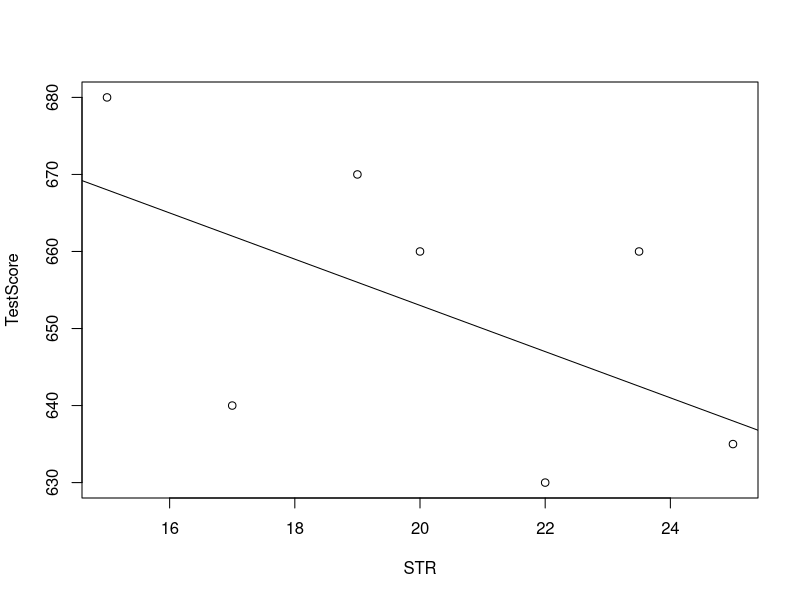
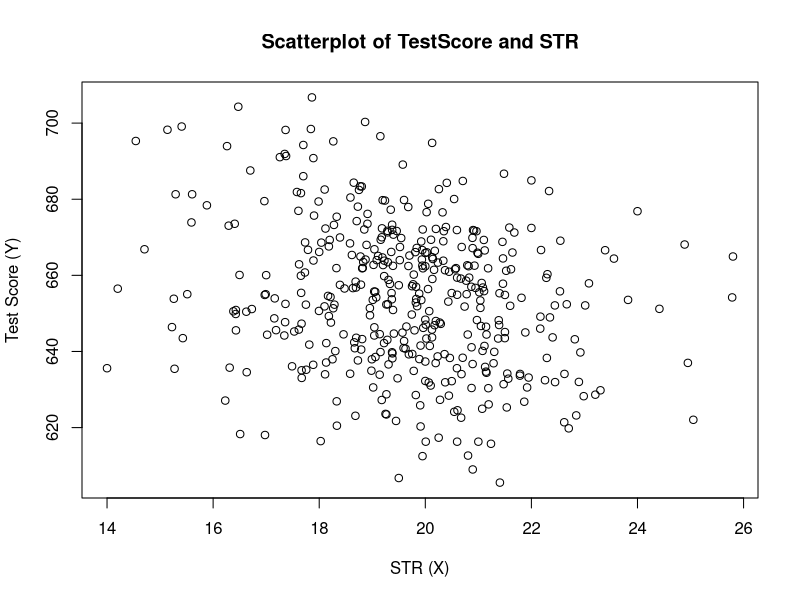
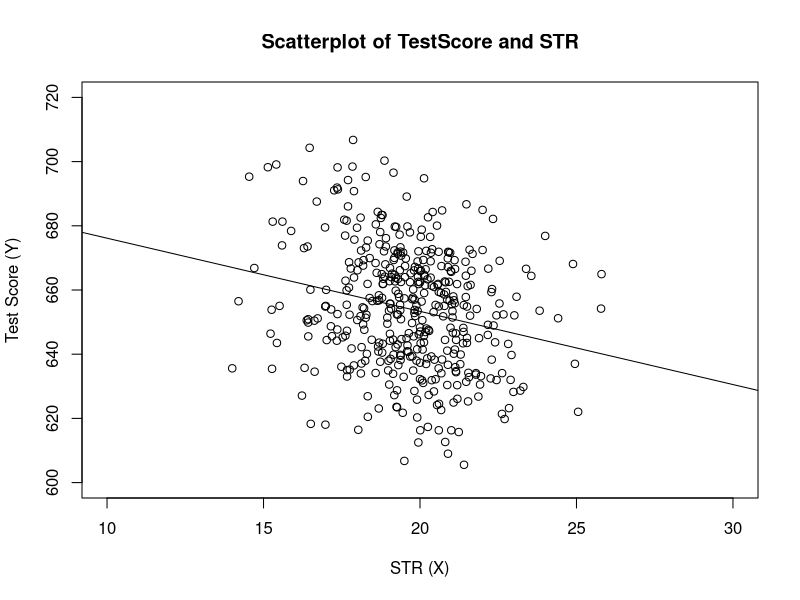
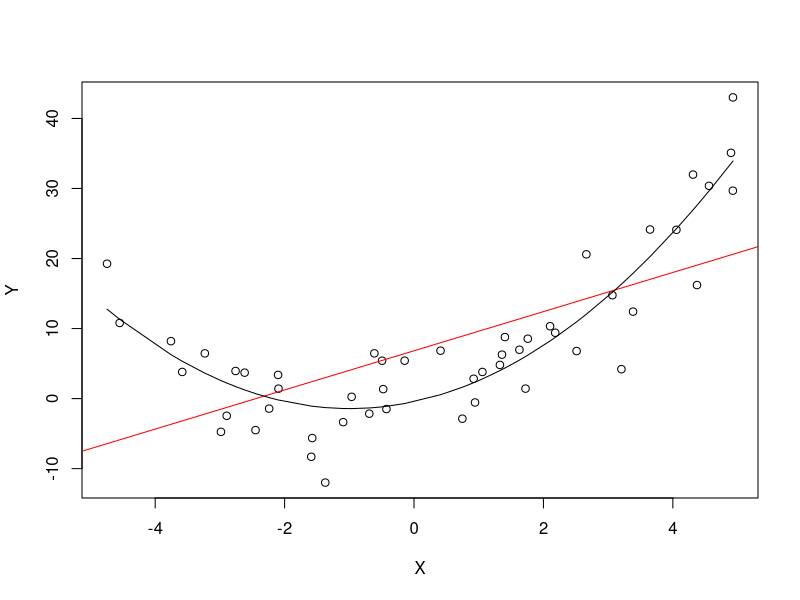
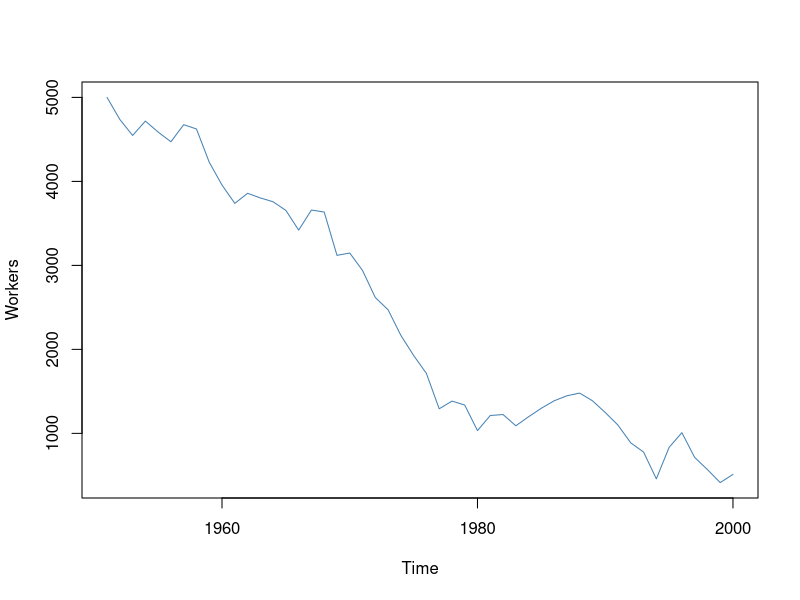
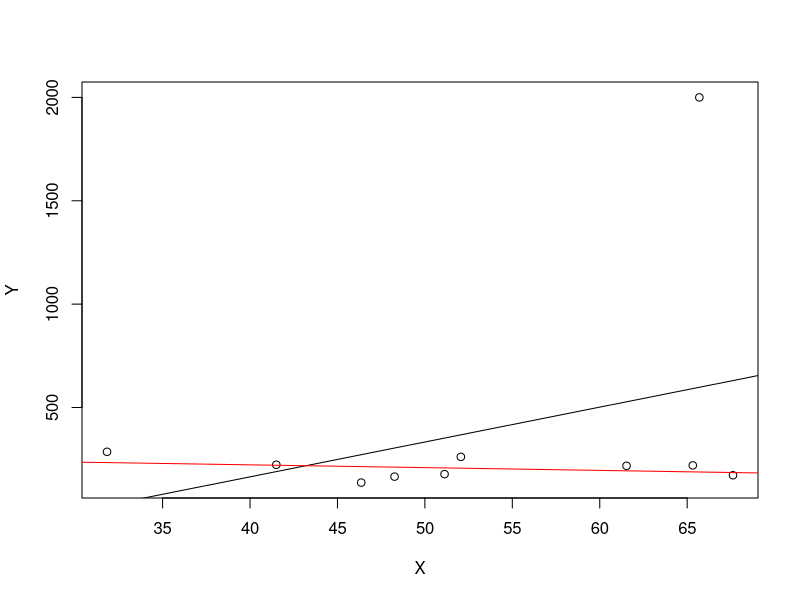
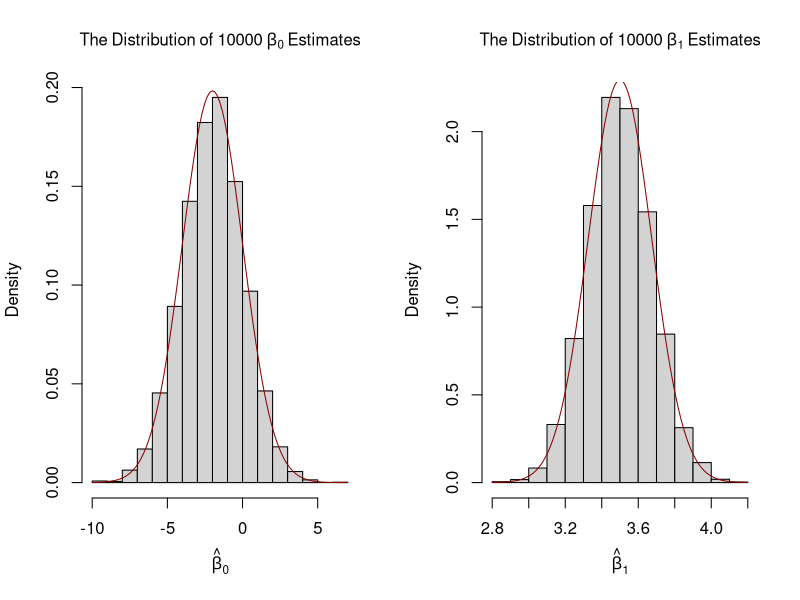
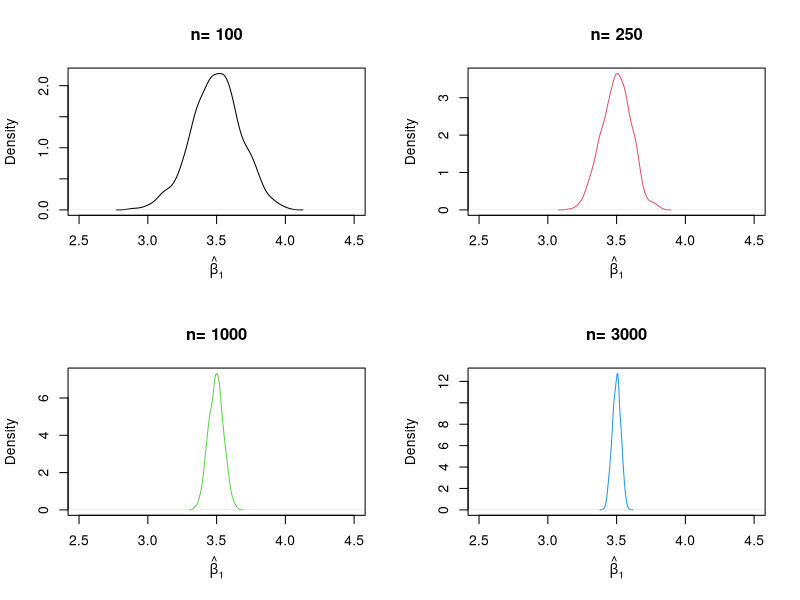

Write the R code that produced these figures, in order. (Note: this script raises an error after producing the figures.)
## ---- chunk 1
library(knitr)
library(kableExtra)

frame <- data.frame(
  TestScore = c(680, 640, 670, 660, 630, 660, 635),
  STR = c(15, 17, 19, 20, 22, 23.5, 25)
         )
rownames(frame) <- 1:7

t(frame) %>% kable("latex", booktabs = T) %>%
kable_styling(latex_options = "striped")
## ---- chunk 2
library(knitr)
library(kableExtra)

frame <- data.frame(
  TestScore = c(680, 640, 670, 660, 630, 660, 635),
  STR = c(15, 17, 19, 20, 22, 23.5, 25)
         )
rownames(frame) <- 1:7

kable(t(frame), "latex", booktabs = T) %>% kable_styling(position = "center")
## ---- chunk 3
# Create sample data
STR <- c(15, 17, 19, 20, 22, 23.5, 25)
TestScore <- c(680, 640, 670, 660, 630, 660, 635) 

# Print out sample data
STR
TestScore
## ---- chunk 4
# create a scatterplot of the data
plot(TestScore ~ STR)

# add the systematic relationship to the plot
abline(a = 713, b = -3)
## ---- chunk 5
cat('
<div class = "keyconcept"> 
<h3 class = "right"> Key Concept 4.1 </h3>          
<h3 class = "left"> Terminology for the Linear Regression Model with a Single Regressor </h3>

<p> The linear regression model is 

$$Y_i = \\beta_0 + \\beta_1 X_1 + u_i$$

where

- the index $i$ runs over the observations, $i=1,\\dots,n$
- $Y_i$ is the *dependent variable*, the *regressand*, or simply the *left-hand variable*
- $X_i$ is the *independent variable*, the *regressor*, or simply the *right-hand variable*
- $Y = \\beta_0 + \\beta_1 X$ is the *population regression line* also called the *population regression function*
- $\\beta_0$ is the *intercept* of the population regression line
- $\\beta_1$ is the *slope* of the population regression line
- $u_i$ is the *error term*.
</p>
</div>
')
## ---- chunk 6
cat('\\begin{keyconcepts}[Terminology for the Linear Regression Model with a Single Regressor]{4.1}
The linear regression model is $$Y_i = \\beta_0 + \\beta_1 X_1 + u_i$$
where
\\begin{itemize}
\\item the index $i$ runs over the observations, $i=1,\\dots,n$
\\item $Y_i$ is the \\textit{dependent variable}, the \\textit{regressand}, or simply the \\textit{left-hand variable}
\\item $X_i$ is the \\textit{independent variable}, the \\textit{regressor}, or simply the \\textit{right-hand variable}
\\item $Y = \\beta_0 + \\beta_1 X$ is the \\textit{population regression line} also called the \\textit{population regression function}
\\item $\\beta_0$ is the \\textit{intercept} of the population regression line
\\item $\\beta_1$ is the \\textit{slope} of the population regression line
\\item $u_i$ is the \\textit{error term}.
\\end{itemize}
\\end{keyconcepts}
')
## ---- chunk 7
# load the AER package 
library(AER)   

# load the the data set in the workspace
data(CASchools) 
## ---- chunk 8
class(CASchools)
## ---- chunk 9
head(CASchools)
## ---- chunk 10
# compute STR and append it to CASchools
CASchools$STR <- CASchools$students/CASchools$teachers 

# compute TestScore and append it to CASchools
CASchools$score <- (CASchools$read + CASchools$math)/2     
## ---- chunk 11
# compute sample averages of STR and score
avg_STR <- mean(CASchools$STR) 
avg_score <- mean(CASchools$score)

# compute sample standard deviations of STR and score
sd_STR <- sd(CASchools$STR) 
sd_score <- sd(CASchools$score)

# set up a vector of percentiles and compute the quantiles 
quantiles <- c(0.10, 0.25, 0.4, 0.5, 0.6, 0.75, 0.9)
quant_STR <- quantile(CASchools$STR, quantiles)
quant_score <- quantile(CASchools$score, quantiles)

# gather everything in a data.frame 
DistributionSummary <- data.frame(Average = c(avg_STR, avg_score), 
                                  StandardDeviation = c(sd_STR, sd_score), 
                                  quantile = rbind(quant_STR, quant_score))

# print the summary to the console
DistributionSummary
## ---- chunk 12
plot(score ~ STR, 
     data = CASchools,
     main = "Scatterplot of TestScore and STR", 
     xlab = "STR (X)",
     ylab = "Test Score (Y)")
## ---- chunk 13
cor(CASchools$STR, CASchools$score)
## ---- chunk 14
cat('
<div class = "keyconcept"> 
<h3 class = "right"> Key Concept 4.2 </h3>          
<h3 class = "left"> The OLS Estimator, Predicted Values, and Residuals </h3>
<p> The OLS estimators of the slope $\\beta_1$ and the intercept $\\beta_0$ in the simple linear regression model are
\\begin{align}
  \\hat\\beta_1 & = \\frac{ \\sum_{i = 1}^n (X_i - \\overline{X})(Y_i - \\overline{Y}) } { \\sum_{i=1}^n (X_i - \\overline{X})^2},  \\\\
  \\\\
  \\hat\\beta_0 & =  \\overline{Y} - \\hat\\beta_1 \\overline{X}. 
\\end{align}
The OLS predicted values $\\widehat{Y}_i$ and residuals $\\hat{u}_i$ are
\\begin{align}
  \\widehat{Y}_i & =  \\hat\\beta_0 + \\hat\\beta_1 X_i,\\\\
  \\\\
  \\hat{u}_i & =  Y_i - \\widehat{Y}_i. 
\\end{align}

The estimated intercept $\\hat{\\beta}_0$, the slope parameter $\\hat{\\beta}_1$ and the residuals $\\left(\\hat{u}_i\\right)$ are computed from a sample of $n$ observations of $X_i$ and $Y_i$, $i$, $...$,  $n$. These are *estimates* of the unknown population intercept $\\left(\\beta_0 \\right)$, slope $\\left(\\beta_1\\right)$, and error term $(u_i)$.
</p>
</div>
')
## ---- chunk 15
cat('\\begin{keyconcepts}[The OLS Estimator, Predicted Values, and Residuals]{4.2}
The OLS estimators of the slope $\\beta_1$ and the intercept $\\beta_0$ in the simple linear regression model are
\\begin{align*}
  \\hat\\beta_1 & = \\frac{ \\sum_{i = 1}^n (X_i - \\overline{X})(Y_i - \\overline{Y}) } { \\sum_{i=1}^n (X_i - \\overline{X})^2},  \\\\
\\hat\\beta_0 & =  \\overline{Y} - \\hat\\beta_1 \\overline{X}. 
\\intertext{The OLS predicted values $\\widehat{Y}_i$ and residuals $\\hat{u}_i$ are}
  \\widehat{Y}_i & =  \\hat\\beta_0 + \\hat\\beta_1 X_i,\\\\
  \\hat{u}_i & =  Y_i - \\widehat{Y}_i. 
\\end{align*}

The estimated intercept $\\hat{\\beta}_0$, the slope parameter $\\hat{\\beta}_1$ and the residuals $\\left(\\hat{u}_i\\right)$ are computed from a sample of $n$ observations of $X_i$ and $Y_i$, $i$, $...$,  $n$. These are \\textit{estimates} of the unknown true population intercept $\\left(\\beta_0 \\right)$, slope $\\left(\\beta_1\\right)$, and error term $(u_i)$.
\\end{keyconcepts}
')
## ---- chunk 16
rm(STR)
attach(CASchools) # allows to use the variables contained in CASchools directly

# compute beta_1_hat
beta_1 <- sum((STR - mean(STR)) * (score - mean(score))) / sum((STR - mean(STR))^2)

# compute beta_0_hat
beta_0 <- mean(score) - beta_1 * mean(STR)

# print the results to the console
beta_1
beta_0
## ---- chunk 17
# estimate the model and assign the result to linear_model
linear_model <- lm(score ~ STR, data = CASchools)

# print the standard output of the estimated lm object to the console 
linear_model
## ---- chunk 18
# plot the data
plot(score ~ STR, 
     data = CASchools,
     main = "Scatterplot of TestScore and STR", 
     xlab = "STR (X)",
     ylab = "Test Score (Y)",
     xlim = c(10, 30),
     ylim = c(600, 720))

# add the regression line
abline(linear_model) 
## ---- chunk 19
mod_summary <- summary(linear_model)
mod_summary
## ---- chunk 20
# compute R^2 manually
SSR <- sum(mod_summary$residuals^2)
TSS <- sum((score - mean(score))^2)
R2 <- 1 - SSR/TSS

# print the value to the console
R2

# compute SER manually
n <- nrow(CASchools)
SER <- sqrt(SSR / (n-2))

# print the value to the console
SER
## ---- chunk 21
cat('
<div class = "keyconcept"> 
<h3 class = "right"> Key Concept 4.3 </h3>          
<h3 class = "left"> The Least Squares Assumptions </h3>
<p> 
$$Y_i = \\beta_0 + \\beta_1 X_i + u_i \\text{, } i = 1,\\dots,n$$
where

1. The error term $u_i$ has conditional mean zero given $X_i$: $E(u_i|X_i) = 0$.
2. $(X_i,Y_i), i = 1,\\dots,n$ are independent and identically distributed (i.i.d.) draws from their joint distribution.
3. Large outliers are unlikely: $X_i$ and $Y_i$ have nonzero finite fourth moments.
</p>
</div>
')
## ---- chunk 22
cat('\\begin{keyconcepts}[The Least Squares Assumptions]{4.3}
$$Y_i = \\beta_0 + \\beta_1 X_i + u_i \\text{, } i = 1,\\dots,n$$
where

\\begin{enumerate}
\\item The error term $u_i$ has conditional mean zero given $X_i$: $E(u_i|X_i) = 0$.
\\item $(X_i,Y_i), i = 1,\\dots,n$ are independent and identically distributed (i.i.d.) draws from their joint distribution.
\\item Large outliers are unlikely: $X_i$ and $Y_i$ have nonzero finite fourth moments.
\\end{enumerate}
\\end{keyconcepts}
')
## ---- chunk 23
# set a seed to make the results reproducible
set.seed(321)

# simulate the data 
X <- runif(50, min = -5, max = 5)
u <- rnorm(50, sd = 5)  

# the true relation  
Y <- X^2 + 2 * X + u                

# estimate a simple regression model 
mod_simple <- lm(Y ~ X)

# predict using a quadratic model 
prediction <- predict(lm(Y ~ X + I(X^2)), data.frame(X = sort(X)))

# plot the results
plot(Y ~ X)
abline(mod_simple, col = "red")
lines(sort(X), prediction)
## ---- chunk 24
# set seed
set.seed(123)

# generate a date vector
Date <- seq(as.Date("1951/1/1"), as.Date("2000/1/1"), "years")

# initialize the employment vector
X <- c(5000, rep(NA, length(Date)-1))

# generate time series observations with random influences
for (i in 2:length(Date)) {
  
    X[i] <- -50 + 0.98 * X[i-1] + rnorm(n = 1, sd = 200)
    
}

#plot the results
plot(x = Date, 
     y = X, 
     type = "l", 
     col = "steelblue", 
     ylab = "Workers", 
     xlab = "Time")
## ---- chunk 25
# set seed
set.seed(123)

# generate the data
X <- sort(runif(10, min = 30, max = 70))
Y <- rnorm(10 , mean = 200, sd = 50)
Y[9] <- 2000

# fit model with outlier
fit <- lm(Y ~ X)

# fit model without outlier
fitWithoutOutlier <- lm(Y[-9] ~ X[-9])

# plot the results
plot(Y ~ X)
abline(fit)
abline(fitWithoutOutlier, col = "red")
## ---- chunk 26
cat('
<div class = "keyconcept"> 
<h3 class = "right"> Key Concept 4.4 </h3>          
<h3 class = "left"> Large Sample Distribution of $\\hat\\beta_0$ and $\\hat\\beta_1$ </h3>

<p> If the least squares assumptions in Key Concept 4.3 hold, then in large samples $\\hat\\beta_0$ and $\\hat\\beta_1$ have a joint normal sampling distribution. The large sample normal distribution of $\\hat\\beta_1$ is $\\mathcal{N}(\\beta_1, \\sigma^2_{\\hat\\beta_1})$, where the variance of the distribution, $\\sigma^2_{\\hat\\beta_1}$, is 

\\begin{align}
\\sigma^2_{\\hat\\beta_1} = \\frac{1}{n} \\frac{Var \\left[ \\left(X_i - \\mu_X \\right) u_i  \\right]}  {\\left[  Var \\left(X_i \\right)  \\right]^2}. (\\#eq:olsvar1)
\\end{align}

The large sample normal distribution of $\\hat\\beta_0$ is $\\mathcal{N}(\\beta_0, \\sigma^2_{\\hat\\beta_0})$ with

\\begin{align}
\\sigma^2_{\\hat\\beta_0} =  \\frac{1}{n} \\frac{Var \\left( H_i u_i \\right)}{ \\left[  E \\left(H_i^2  \\right)  \\right]^2 } \\ , \\ \\text{where} \\ \\ H_i = 1 - \\left[ \\frac{\\mu_X} {E \\left( X_i^2\\right)} \\right] X_i. (\\#eq:olsvar2)
\\end{align}

The interactive simulation below continuously generates random samples $(X_i,Y_i)$ of $200$ observations where $E(Y\\vert X) = 100 + 3X$, estimates a simple regression model, stores the estimate of the slope $\\beta_1$ and visualizes the distribution of the $\\widehat{\\beta}_1$s observed so far using a histogram. The idea here is that for a large number of $\\widehat{\\beta}_1$s, the histogram gives a good approximation of the sampling distribution of the estimator. By decreasing the time between two sampling iterations, it becomes clear that the shape of the histogram approaches the characteristic bell shape of a normal distribution centered at the true slope of $3$.

<iframe height="470" width="700" frameborder="0" scrolling="no" src="SmallSampleDIstReg.html"></iframe>

</p>
</div>
')
## ---- chunk 27
cat('\\begin{keyconcepts}[Large Sample Distribution of $\\hat\\beta_0$ and $\\hat\\beta_1$]{4.4}
If the least squares assumptions in Key Concept 4.3 hold, then in large samples $\\hat\\beta_0$ and $\\hat\\beta_1$ have a joint normal sampling distribution. The large sample normal distribution of $\\hat\\beta_1$ is $\\mathcal{N}(\\beta_1, \\sigma^2_{\\hat\\beta_1})$, where the variance of the distribution, $\\sigma^2_{\\hat\\beta_1}$, is 

\\begin{equation}
\\sigma^2_{\\hat\\beta_1} = \\frac{1}{n} \\frac{Var \\left[ \\left(X_i - \\mu_X \\right) u_i  \\right]}  {\\left[  Var \\left(X_i \\right)  \\right]^2}.
\\end{equation}

The large sample normal distribution of $\\hat\\beta_0$ is $\\mathcal{N}(\\beta_0, \\sigma^2_{\\hat\\beta_0})$ with

\\begin{equation}
\\sigma^2_{\\hat\\beta_0} =  \\frac{1}{n} \\frac{Var \\left( H_i u_i \\right)}{ \\left[  E \\left(H_i^2  \\right)  \\right]^2 } \\ , \\ \\text{where} \\ \\ H_i = 1 - \\left[ \\frac{\\mu_X} {E \\left( X_i^2\\right)} \\right] X_i.
\\end{equation}

The interactive simulation below continuously generates random samples $(X_i,Y_i)$ of $200$ observations where $E(Y\\vert X) = 100 + 3X$, estimates a simple regression model, stores the estimate of the slope $\\beta_1$ and visualizes the distribution of the $\\widehat{\\beta}_1$s observed so far using a histogram. The idea here is that for a large number of $\\widehat{\\beta}_1$s, the histogram gives a good approximation of the sampling distribution of the estimator. By decreasing the time between two sampling iterations, it becomes clear that the shape of the histogram approaches the characteristic bell shape of a normal distribution centered at the true slope of $3$.\\vspace{0.5cm}

\\begin{center}\\textit{This interactive part of URFITE is only available in the HTML version.}\\end{center}

\\end{keyconcepts}
')
## ---- chunk 28
# simulate data
N <- 100000
X <- runif(N, min = 0, max = 20)
u <- rnorm(N, sd = 10)

# population regression
Y <- -2 + 3.5 * X + u
population <- data.frame(X, Y)
## ---- chunk 29
# set sample size
n <- 100

# compute the variance of beta_hat_0
H_i <- 1 - mean(X) / mean(X^2) * X
var_b0 <- var(H_i * u) / (n * mean(H_i^2)^2 )

# compute the variance of hat_beta_1
var_b1 <- var( ( X - mean(X) ) * u ) / (100 * var(X)^2)
## ---- chunk 30
# print variances to the console
var_b0
var_b1
## ---- chunk 31
# set repetitions and sample size
n <- 100
reps <- 10000

# initialize the matrix of outcomes
fit <- matrix(ncol = 2, nrow = reps)

# loop sampling and estimation of the coefficients
for (i in 1:reps){
  
 sample <- population[sample(1:N, n), ]
 fit[i, ] <- lm(Y ~ X, data = sample)$coefficients
 
}

# compute variance estimates using outcomes
var(fit[, 1])
var(fit[, 2])
## ---- chunk 32
# divide plotting area as 1-by-2 array
par(mfrow = c(1, 2))

# plot histograms of beta_0 estimates
hist(fit[, 1],
     cex.main = 1,
     main = bquote(The ~ Distribution  ~ of ~ 10000 ~ beta[0] ~ Estimates), 
     xlab = bquote(hat(beta)[0]), 
     freq = F)

# add true distribution to plot
curve(dnorm(x, 
            -2, 
            sqrt(var_b0)), 
      add = T, 
      col = "darkred")

# plot histograms of beta_hat_1 
hist(fit[, 2],
    cex.main = 1,
     main = bquote(The ~ Distribution  ~ of ~ 10000 ~ beta[1] ~ Estimates), 
     xlab = bquote(hat(beta)[1]), 
     freq = F)

# add true distribution to plot
curve(dnorm(x, 
            3.5, 
            sqrt(var_b1)), 
      add = T, 
      col = "darkred")
## ---- chunk 33
# set seed for reproducibility
set.seed(1)

# set repetitions and the vector of sample sizes
reps <- 1000
n <- c(100, 250, 1000, 3000)

# initialize the matrix of outcomes
fit <- matrix(ncol = 2, nrow = reps)

# divide the plot panel in a 2-by-2 array
par(mfrow = c(2, 2))

# loop sampling and plotting

# outer loop over n
for (j in 1:length(n)) {
  
  # inner loop: sampling and estimating of the coefficients
  for (i in 1:reps){
    
    sample <- population[sample(1:N, n[j]), ]
    fit[i, ] <- lm(Y ~ X, data = sample)$coefficients
    
  }
  
  # draw density estimates
  plot(density(fit[ ,2]), xlim=c(2.5, 4.5), 
       col = j, 
       main = paste("n=", n[j]), 
       xlab = bquote(hat(beta)[1]))
  
}
## ---- chunk 34
# load the MASS package
library(MASS)

# set seed for reproducibility
set.seed(4)

# simulate bivarite normal data
bvndata <- mvrnorm(100, 
                mu = c(5, 5), 
                Sigma = cbind(c(5, 4), c(4, 5))) 

# assign column names / convert to data.frame
colnames(bvndata) <- c("X", "Y")
bvndata <- as.data.frame(bvndata)

# subset the data
set1 <- subset(bvndata, abs(mean(X) - X) > 1)
set2 <- subset(bvndata, abs(mean(X) - X) <= 1)

# plot both data sets
plot(set1, 
     xlab = "X", 
     ylab = "Y", 
     pch = 19)

points(set2, 
       col = "steelblue", 
       pch = 19)
## ---- chunk 35
# estimate both regression lines
lm.set1 <- lm(Y ~ X, data = set1)
lm.set2 <- lm(Y ~ X, data = set2)

# plot observations
plot(set1, xlab = "X", ylab = "Y", pch = 19)
points(set2, col = "steelblue", pch = 19)

# add both lines to the plot
abline(lm.set1, col = "green")
abline(lm.set2, col = "red")
## ---- chunk 36
if (my_output=="html") {
  cat('
<div  class = "DCexercise">

#### 1. Class Sizes and Test Scores {-}

A researcher wants to analyze the relationship between class size (measured by the student-teacher ratio) and the average test score. Therefore he measures both variables in $10$ different classes and ends up with the following results.

<!--html_preserve-->

  <table>
      <tr>
        <td><b>Class Size</b></td>
        <td>23</td>
        <td>19</td>
        <td>30</td>
        <td>22</td>
        <td>23</td>
        <td>29</td>
        <td>35</td>
        <td>36</td>
        <td>33</td>
        <td>25</td>
      </tr>
      <tr>
        <td><b>Test Score</b></td>
        <td>430</td>
        <td>430</td>
        <td>333</td>
        <td>410</td>
        <td>390</td>
        <td>377</td>
        <td>325</td>
        <td>310</td>
        <td>328</td>
        <td>375</td>
      </tr>
    </table>

<!--/html_preserve-->

**Instructions:**

+ Create the vectors <tt>cs</tt> (the class size) and <tt>ts</tt> (the test score), containing the observations above.  

+ Draw a scatterplot of the results using <tt>plot()</tt>.

<iframe src="DCL/ex4_1.html" frameborder="0" scrolling="no" style="width:100%;height:340px"></iframe>


</div>')
} else {
  cat('\\begin{center}\\textit{This interactive part of URFITE is only available in the HTML version.}\\end{center}')
}
## ---- chunk 37
if (my_output=='html') {
  cat('
<div  class = "DCexercise">

#### 2. Mean, Variance, Covariance and Correlation {-}

The vectors <tt>cs</tt> and <tt>ts</tt> are available in the working environment (you can check this: type their names into the console and press enter).

**Instructions:**

+ Compute the mean, the sample variance and the sample standard deviation of <tt>ts</tt>. 

+ Compute the covariance and the correlation coefficient for <tt>ts</tt> and <tt>cs</tt>.

<iframe src="DCL/ex4_2.html" frameborder="0" scrolling="no" style="width:100%;height:340px"></iframe>

**Hint:** Use the <tt>R</tt> functions presented in this chapter: <tt>mean()</tt>, <tt>sd()</tt>, <tt>cov()</tt>, <tt>cor()</tt> and <tt>var()</tt>.

</div>')}
## ---- chunk 38
if (my_output=="html") {
  cat('
<div  class = "DCexercise">

#### 3. Simple Linear Regression {-}

The vectors <tt>cs</tt> and <tt>ts</tt> are available in the working environment. 

**Instructions:**

+ The function <tt>lm()</tt> is part of the package <tt>AER</tt>. Attach the package using <tt>library()</tt>.

+ Use <tt>lm()</tt> to estimate the regression model $$TestScore_i = \\beta_0 + \\beta_1 STR_i + u_i.$$ Assign the result to <tt>mod</tt>.

+ Obtain a statistical summary of the model.

<iframe src="DCL/ex4_3.html" frameborder="0" scrolling="no" style="width:100%;height:340px"></iframe>

</div>')}
## ---- chunk 39
if (my_output=="html") {
  cat('
<div  class = "DCexercise">

#### 4. The Model Object {-}

Let us see how an object of class <tt>lm</tt> is structured. 

The vectors <tt>cs</tt> and <tt>ts</tt> as well as the model object <tt>mod</tt> from the previous exercise are available in your workspace.

**Instructions:**

+ Use <tt>class()</tt> to learn about the class of the object <tt>mod</tt>.
+ <tt>mod</tt> is an object of type <tt>list</tt> with named entries. Check this using the function <tt>is.list()</tt>.
+ See what information you can obtain from <tt>mod</tt> using <tt>names()</tt>. 
+ Read out an arbitrary entry of the object <tt>mod</tt> using the <tt>$</tt> operator.

<iframe src="DCL/ex4_4.html" frameborder="0" scrolling="no" style="width:100%;height:340px"></iframe>

</div>')}
## ---- chunk 40
if (my_output=="html") {
  cat('
<div  class = "DCexercise">

#### 5. Plotting the Regression Line {-}

You are provided with the code for the scatterplot in <tt>script.R</tt>

**Instructions:**

+ Add the regression line to the scatterplot from a few exercises before.

+ The object <tt>mod</tt> is available in your working environment.

<iframe src="DCL/ex4_5.html" frameborder="0" scrolling="no" style="width:100%;height:340px"></iframe>

**Hint:** Use the function <tt>abline()</tt>.

</div>')}
## ---- chunk 41
if (my_output=="html") {
  cat('
<div  class = "DCexercise">

#### 6. Summary of a Model Object {-}

Now read out and store some of the information that is contained in the output of <tt>summary()</tt>.

**Instructions:**

+ Assign the output of <tt>summary(mod)</tt> to the variable <tt>s</tt>.

+ Check entry names of the object <tt>s</tt>.

+ Create a new variable <tt>R2</tt> and assign the $R^2$ of the regression.

The object <tt>mod</tt> is available in your working environment.

<iframe src="DCL/ex4_6.html" frameborder="0" scrolling="no" style="width:100%;height:340px"></iframe>

</div>')}
## ---- chunk 42
if (my_output=="html") {
  cat('
<div  class = "DCexercise">

#### 7. Estimated Coefficients {-}

The function <tt>summary()</tt> also provides information on the statistical significance of the estimated coefficients.

**Instructions:**

Extract the named $2\\times4$ matrix with estimated coefficients, standard errors, $t$-statistics and corresponding $p$-values from the model summary <tt>s</tt>. Save this matrix in an object named <tt>coefs</tt>.

The objects <tt>mod</tt> and <tt>s</tt> are available in your working environment.

<iframe src="DCL/ex4_7.html" frameborder="0" scrolling="no" style="width:100%;height:340px"></iframe>

</div>')}
## ---- chunk 43
if (my_output=="html") {
  cat('
<div  class = "DCexercise">

#### 8. Dropping the Intercept {-}

So far, we have estimated regression models consisting of an intercept and a single regressor. In this exercise you will learn how to specify and how to estimate regression a model without intercept.

Note that excluding the intercept from a regression model might be a dodgy practice in some applications as this imposes the conditional expectation function of the dependent variable to be zero if the regressor is zero.

**Instructions:**

+ Figure out how the <tt>formula</tt> argument must be specified for a regression of <tt>ts</tt> solely on <tt>cs</tt>, i.e., a regression without intercept. Google is your friend!

+ Estimate the regression model without intercept and store the result in <tt>mod_ni</tt>.

The vectors <tt>cs</tt>, <tt>ts</tt> and the model object <tt>mod</tt> from previous exercises are available in the working environment.

<iframe src="DCL/ex4_8.html" frameborder="0" scrolling="no" style="width:100%;height:340px"></iframe>

</div>')}
## ---- chunk 44
if (my_output=="html") {
  cat('
<div  class = "DCexercise">

#### 9. Regression Output: No Constant Case {-}

In Exercise 8 you have estimated a model without intercept. The estimated regression function is

$$\\widehat{TestScore} = \\underset{(1.36)}{12.65} \\times STR.$$

**Instructions:**

Convince yourself that everything is as stated above: extract the coefficient matrix from the summary of <tt>mod_ni</tt> and store it in a variable named <tt>coef</tt>.

The vectors <tt>cs</tt>, <tt>ts</tt> as well as the model object <tt>mod_ni</tt> from the previous exercise are available in your working environment.

<iframe src="DCL/ex4_9.html" frameborder="0" scrolling="no" style="width:100%;height:340px"></iframe>

**Hint:** An entry of a named list can be accessed using the <tt>$</tt> operator.

</div>')}
## ---- chunk 45
if (my_output=="html") {
  cat('
<div  class = "DCexercise">

#### 10. Regression Output: No Constant Case --- Ctd. {-}

In Exercises 8 and 9 you have dealt with a model without intercept. The estimated regression function was

$$\\widehat{TestScore_i} = \\underset{(1.36)}{12.65} \\times STR_i.$$

The coefficient matrix <tt>coef</tt> from Exercise 9 contains the estimated coefficient on $STR$, its standard error, the $t$-statistic of the significance test and the corresponding $p$-value.

**Instructions:**

+ Print the contents of <tt>coef</tt> to the console.
+ Convince yourself that the reported $t$-statistic is correct: use the entries of <tt>coef</tt> to compute the $t$-statistic and save it to <tt>t_stat</tt>.

The matrix <tt>coef</tt> from the previous exercise is available in your working environment.

<iframe src="DCL/ex4_10.html" frameborder="0" scrolling="no" style="width:100%;height:340px"></iframe>

**Hints:** 

+ <tt>X[a,b]</tt> returns the <tt>[a,b]</tt> element of the matrix <tt>X</tt>. 

+ The $t$-statistic for a test of the hypothesis $H_0: \\beta_1 = 0$ is computed as $$t = \\frac{\\hat{\\beta}_1}{SE(\\hat{\\beta}_1)}.$$

</div>')}
## ---- chunk 46
if (my_output=="html") {
  cat('
<div  class = "DCexercise">

#### 11. Two Regressions, One Plot {-}

The two estimated regression models from the previous exercises are

$$\\widehat{TestScore_i} = \\underset{(1.36)}{12.65} \\times STR_i$$

and

$$\\widehat{TestScore_i} = \\underset{(23.96)}{567.4272} \\underset{(0.85)}{-7.1501} \\times STR_i.$$

You are provided with the code line <tt>plot(cs, ts)</tt> which creates a scatterplot of <tt>ts</tt> and <tt>cs</tt>. Note that this line must be executed before calling <tt>abline()</tt>! You may color the regression lines by using, e.g., <tt>col = "red"</tt> or <tt>col = "blue"</tt> as an additional argument to <tt>abline()</tt> for better distinguishability.

The vectors <tt>cs</tt> and <tt>ts</tt> as well as the list objects <tt>mod</tt> and <tt>mod_ni</tt> from previous exercises are availabe in your working environment.

**Instructions:**

Generate a scatterplot of <tt>ts</tt> and <tt>cs</tt> and add the estimated regression lines of <tt>mod</tt> and <tt>mod_ni</tt>.

<iframe src="DCL/ex4_11.html" frameborder="0" scrolling="no" style="width:100%;height:340px"></iframe>

</div>')}
## ---- chunk 47
if (my_output=="html") {
  cat('
<div  class = "DCexercise">

#### 12. $TSS$ and $SSR$ {-}

If graphical inspection does not help, researchers resort to analytic techniques in order to detect if a model fits the data at hand good or better than another model.

Let us go back to the simple regression model including an intercept. The estimated regression line for <tt>mod</tt> was

$$\\widehat{TestScore_i} = 567.43 - 7.15 \\times STR_i, \\, R^2 = 0.8976, \\, SER=15.19.$$

You can check this as <tt>mod</tt> and the vectors <tt>cs</tt> and <tt>ts</tt> are available in your working environment.

**Instructions:**

+ Compute $SSR$, the sum of squared residuals, and save it to <tt>ssr</tt>.
+ Compute $TSS$, the total sum of squares, and save it to <tt>tss</tt>.

<iframe src="DCL/ex4_12.html" frameborder="0" scrolling="no" style="width:100%;height:340px"></iframe>

</div>')}
## ---- chunk 48
if (my_output=="html") {
  cat('
<div  class = "DCexercise">

#### 13. The $R^2$ of a Regression Model {-}

The $R^2$ of the regression saved in <tt>mod</tt> is $0.8976$. You can check this by executing <tt>summary(mod)$r.squared</tt> in the console below.

Remember the formula of $R^2$:

$$R^2 = \\frac{ESS}{TSS} = 1 - \\frac{SSR}{TSS}$$

The objects <tt>mod</tt>, <tt>tss</tt> and <tt>ssr</tt> from the previous exercise are available in your working environment.

**Instructions:**

+ Use <tt>ssr</tt> and <tt>tss</tt> to compute $R^2$ manually. *Round* the result to *four* decimal places and save it to <tt>R2</tt>.
+ Use the logical operator <tt>==</tt> to check whether your result matches the value mentioned above.

<iframe src="DCL/ex4_13.html" frameborder="0" scrolling="no" style="width:100%;height:340px"></iframe>

**Hints:**

You may round numeric values using the function <tt>round()</tt>.

</div>')}
## ---- chunk 49
if (my_output=="html") {
  cat('
<div  class = "DCexercise">

#### 14. The Standard Error of The Regression {-}

The standard error of the Regression in the simple regression model is $$SER = \\frac{1}{n-2} \\sum_{i=1}^n \\widehat{u}_i^2 =\\sqrt{\\frac{SSR}{n-2}}.$$ $SER$ measures the size of an average residual which is an estimate of the magnitude of a typical regression error.

The model object <tt>mod</tt> and the vectors <tt>cs</tt> and </tt>ts</tt> are available in your workspace.

**Instructions:**

+ Use <tt>summary()</tt> to obtain the $SER$ for the regression of <tt>ts</tt> on <tt>cs</tt> saved in the model object <tt>mod</tt>. Save the result in the variable <tt>SER</tt>.

+ Use <tt>SER</tt> to compute the $SSR$ and store it in <tt>SSR</tt>.

+ Check that <tt>SSR</tt> is indeed the $SSR$ by comparing <tt>SSR</tt> to the result of <tt>sum(mod$residuals^2)</tt>

<iframe src="DCL/ex4_14.html" frameborder="0" scrolling="no" style="width:100%;height:340px"></iframe>

</div>')}
## ---- chunk 50
if (my_output=="html") {
  cat('
<div  class = "DCexercise">

#### 15. The Estimated Covariance Matrix {-}

As has been discussed in Chapter \\@ref(tlsa), the OLS estimators $\\widehat{\\beta}_0$ and $\\widehat{\\beta}_1$ are functions of the random error term. Therefore, they are random variables themselves. For two or more random variables, their covariances and variances are summarized by a *variance-covariance matrix* (which is often simply called the *covariance matrix*). Taking the square root of the diagonal elements of the estimated covariance matrix obtains $SE(\\widehat\\beta_0)$ and $SE(\\widehat\\beta_1)$, the standard errors of $\\widehat{\\beta}_0$ and $\\widehat{\\beta}_1$. 

<tt>summary()</tt> computes an estimate of this matrix. The respective entry in the output of summary (remember that <tt>summary()</tt> produces a list) is called <tt>cov.unscaled</tt>. The model object <tt>mod</tt> is available in your workspace.

**Instructions:**

+ Use <tt>summary()</tt> to obtain the covariance matrix estimate for the regression of test scores on student-teacher ratios stored in the model object <tt>mod</tt>. Save the result to <tt>cov_matrix</tt>.

+ Obtain the diagonal elements of <tt>cov_matrix</tt>, compute their square root and assign the result to the variable <tt>SEs</tt>.

<iframe src="DCL/ex4_15.html" frameborder="0" scrolling="no" style="width:100%;height:340px"></iframe>

**Hint:** <tt>diag(A)</tt> returns a vector containing the diagonal elements of the matrix <tt>A</tt>.

</div>')}
